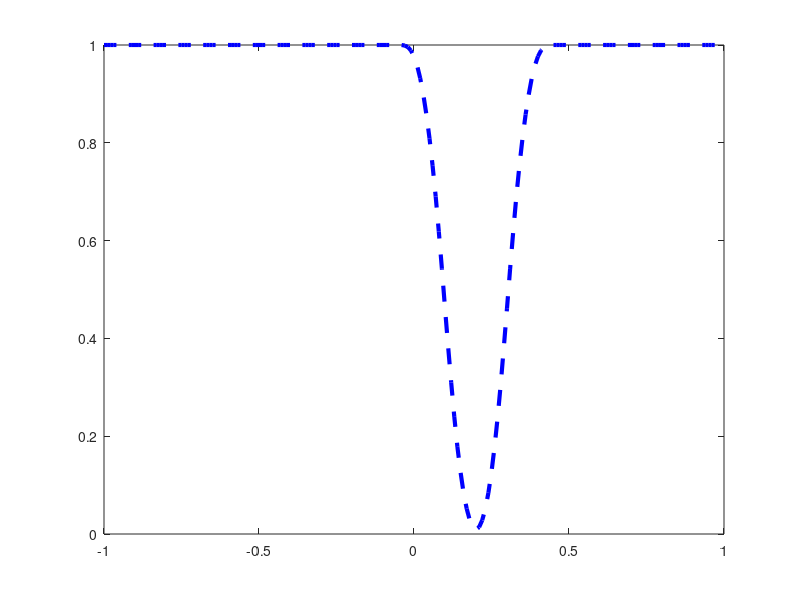

This chart was generated by the following MATLAB code: (Note: this script raises an error after producing the figure.)
% MIT 16.S498: Risk Aware and Robust Nonlinear Planning, Fall 2019
% Lecture 8: Nonlinear Robust Optimizaion
%% Distributionally Robust Chance Constrained Set 
%% Monte Carlo test

Prob_List=[];
for u=-1:0.01:1

% number of uncertainty samples
N=1000000;


x1=random('Uniform',-0.1,0.1,1,N);
x2=random('Uniform',-0.1,0.1,1,N);
x3=random('Uniform',-0.1,0.1,1,N);

m4=random('Uniform',-0.1,0.1,1,N);sigma4=random('Uniform',0.1,0.3,1,N);
w=random('Normal',m4,sigma4);

% x(k+1)
f1=0.2*w.*x2;
f2=x1.*x3;
f3=1.2*x1-0.5*x2+x3+2*u;

% success set
K=-(1^2-(f1-0.1).^2/0.2^2-(f2-0.1).^2/0.2^2-(f3-0.4).^2/0.3^2);


Pro=size(find(K>=0),2)/N;
Prob_List=[Prob_List;u,Pro];

end
plot([-1:0.01:1],Prob_List(:,2),'--','LineWidth',3,'color','blue');hold on
plot([-1:0.01:1],1-Delta*ones(size([-1:0.01:1])),'--','color','blue','LineWidth',5);grid;hold on
str2 = '$ 1-\Delta $';text(0.6,0.9,str2,'Interpreter','latex','FontSize',30,'color','blue')         
grid on; xlim([-0.9 0.9]); ylim([0 1.5]);